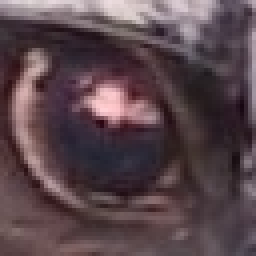
#> input picture images/raccoon_eye.jpg, 64 x 64 px (shown 4 times larger)
$ python frame_dblobs.py   (Python 2 division)
#> lines starting #> are read from the running program, lines starting #| are printed output that depends on the picture
import cv2
import argparse
import numpy
from scipy import misc
from time import time
from collections import deque

'''
    frame() is my core algorithm of levels 1 + 2, modified for 2D: segmentation of image into blobs, then search within and between blobs.
    frame_blobs() is frame() limited to definition of initial blobs per each of 4 derivatives, vs. per 2 gradients in frame_draft.
    frame_dblobs() is updated version of frame_blobs with only one blob type: dblob, to ease debugging, currently in progress.

    Each performs several levels (Le) of encoding, incremental per scan line defined by vertical coordinate y, outlined below.
    value of y per Le line is shown relative to y of current input line, incremented by top-down scan of input image:

    1Le, line y:    x_comp(p_): lateral pixel comparison -> tuple of derivatives ders ) array ders_
    2Le, line y- 1: y_comp(ders_): vertical pixel comp -> 2D tuple ders2 ) array ders2_
    3Le, line y- 1+ rng*2: form_P(ders2) -> 1D pattern P
    4Le, line y- 2+ rng*2: scan_P_(P, hP) -> hP, roots: down-connections, fork_: up-connections between Ps
    5Le, line y- 3+ rng*2: form_segment(hP, seg) -> seg: merge vertically-connected _Ps in non-forking blob segments
    6Le, line y- 4+ rng*2+ seg depth: form_blob(seg, blob): merge connected segments in fork_' incomplete blobs, recursively

    for y = rng *2, the outputs are: y P ) y-1 hP ) y-2 seg ) y-4 blob ) y-5 frame

    Pixel comparison in 2D forms lateral and vertical derivatives: 2 matches and 2 differences per pixel.
    They are formed on the same level because average lateral match ~ average vertical match.
    Each vertical and horizontal derivative forms separate blobs, suppressing overlapping orthogonal representations.

    They can also be summed to estimate diagonal or hypot derivatives, for blob orientation to maximize primary derivatives.
    Orientation increases primary dimension of blob to maximize match, and decreases secondary dimension to maximize difference.
    Subsequent union of lateral and vertical patterns is by strength only, orthogonal sign is not commeasurable?

    Initial pixel comparison is not novel, I design from the scratch to make it organic part of hierarchical algorithm.
    It would be much faster with matrix computation, but this is minor compared to higher-level processing.
    I implement it sequentially for consistency with accumulation into blobs: irregular and very difficult to map to matrices.

    All 2D functions (y_comp, scan_P_, form_blob) input two lines: higher and lower, convert elements of lower line
    into elements of new higher line, and displace elements of old higher line into higher function.
    Higher-line elements include additional variables, derived while they were lower-line elements.

    prefix '_' denotes higher-line variable or pattern, vs. same-type lower-line variable or pattern,
    postfix '_' denotes array name, vs. same-name elements of that array:
'''

# ************ UTILITY FUNCTIONS ****************************************************************************************
# Includes:
# -rebuild_blobs()
# ***********************************************************************************************************************

def rebuild_blobs(frame):
    " Rebuilt data of blobs into an image "
    blob_image = numpy.array([[[0] * 4] * X] * Y)

    for index, blob in enumerate(frame[9]):  # Iterate through blobs
        for seg in blob[1]:  # Iterate through segments
            y = seg[7] - len(seg[5]) + 1
            for (P, dx) in seg[5]:
                x = P[1]
                for i in range(P[2]):
                    blob_image[y, x, : 3] = [255, 255, 255] if P[0] else [0, 0, 0]
                    x += 1

                y += 1

    return blob_image
    # ---------- rebuild_blobs() end ------------------------------------------------------------------------------------


# ************ UTILITY FUNCTIONS END ************************************************************************************

# ************ MAIN FUNCTIONS *******************************************************************************************
# Includes:
# -lateral_comp()
# -vertical_comp()
# -form_P()
# -scan_P_()
# -form_segment()
# -form_blob()
# -image_to_blobs
# ***********************************************************************************************************************

def lateral_comp(pixel_):
    " Comparison over x coordinate, within rng of consecutive pixels on each line "

    ders1_ = []  # tuples of complete 1D derivatives: summation range = rng
    rng_ders1_ = deque(maxlen=rng)  # incomplete ders1s, within rng from input pixel: summation range < rng
    rng_ders1_.append((0, 0, 0))
    max_index = rng - 1  # max index of rng_ders1_

    for x, p in enumerate(pixel_):  # pixel p is compared to rng of prior pixels within horizontal line, summing d and m per prior pixel
        back_fd, back_fm = 0, 0  # fuzzy derivatives from rng of backward comps per pri_p
        for index, (pri_p, fd, fm) in enumerate(rng_ders1_):
            d = p - pri_p
            m = ave - abs(d)
            fd += d  # bilateral fuzzy d: running sum of differences between pixel and all prior and subsequent pixels within rng
            fm += m  # bilateral fuzzy m: running sum of matches between pixel and all prior and subsequent pixels within rng
            back_fd += d
            back_fm += m  # running sum of d and m between pixel and all prior pixels within rng

            if index < max_index:
                rng_ders1_[index] = (pri_p, fd, fm)
            elif x > rng * 2 - 1:  # after pri_p comp over full bilateral rng
                ders1_.append((pri_p, fd, fm))  # completed bilateral tuple is transferred from rng_ders_ to ders_

        rng_ders1_.appendleft((p, back_fd, back_fm))  # new tuple with initialized d and m, maxlen displaces completed tuple
    # last incomplete rng_ders1_ in line are discarded, vs. ders1_ += reversed(rng_ders1_)
    ders1_.append( ( 0, 0, 0 ) ) # For last P forming
    return ders1_
    # ---------- lateral_comp() end -------------------------------------------------------------------------------------


def vertical_comp(ders1_, ders2__, _dP_, dframe):
    " Comparison to bilateral rng of vertically consecutive pixels, forming ders2: pixel + lateral and vertical derivatives"

    dP = 0, rng, 0, 0, 0, 0, 0, 0, []  # lateral difference pattern = pri_s, x0, L, I, D, Dy, V, Vy, ders2_
    dP_ = deque()  # line y - 1 + rng*2
    dbuff_ = deque()  # line y - 2 + rng*2: _Ps buffered by previous run of scan_P_
    new_ders2__ = deque()  # 2D array: line of ders2_s buffered for next-line comp
    max_index = rng - 1  # max ders2_ index
    min_coord = rng * 2 - 1  # min x and y for form_P input: ders2 from comp over rng*2 (bidirectional: before and after pixel p)
    x = rng  # lateral coordinate of pixel in input ders1

    for (p, d, m), ders2_ in zip(ders1_, ders2__):  # pixel comp to rng _pixels in ders2_, summing dy and my
        index = 0
        back_dy, back_my = 0, 0
        for (_p, _d, fdy, _m, fmy) in ders2_:  # vertical derivatives are incomplete; prefix '_' denotes higher-line variable

            dy = p - _p
            my = ave - abs(dy)
            fdy += dy  # running sum of differences between pixel _p and all higher and lower pixels within rng
            fmy += my  # running sum of matches between pixel _p and all higher and lower pixels within rng
            back_dy += dy
            back_my += my  # running sum of d and m between pixel _p and all higher pixels within rng

            if index < max_index:
                ders2_[index] = (_p, _d, fdy, _m, fmy)
            elif y > min_coord + ini_y:
                ders = _p, _d, fdy, _m, fmy
                dP, dP_, dbuff_, _dP_, dframe = form_P(ders, x, dP, dP_, dbuff_, _dP_, dframe)
            index += 1

        ders2_.appendleft((p, d, back_dy, m, back_my))  # new ders2 displaces completed one in vertical ders2_ via maxlen
        new_ders2__.append(ders2_)  # 2D array of vertically-incomplete 2D tuples, converted to ders2__, for next-line vertical comp
        x += 1

    return new_ders2__, dP_, dframe
    # ---------- vertical_comp() end ------------------------------------------------------------------------------------


def form_P(ders, x, P, P_, buff_, hP_, frame):
    " Initializes, accumulates, and terminates 1D pattern"

    p, d, dy, m, my = ders  # 2D tuple of derivatives per pixel, "y" denotes vertical vs. lateral derivatives
    s = 1 if d > 0 else 0  # core = 0 is negative: no selection?
    pri_s, x0, L, I, D, Dy, M, My, ders_ = P

    if not (s == pri_s or x == rng) or x == X - rng:  # P is terminated
        if y == rng * 2 + ini_y:  # 1st line: form_P converts P to initialized hP, forming initial P_ -> hP_
            P_.append([P, 0, [], x - 1])  # P, roots, _fork_, x
        else:
            P_, buff_, hP_, frame = scan_P_(x - 1, P, P_, buff_, hP_, frame)  # scans higher-line Ps for contiguity
            # x-1 for prior p
        x0, L, I, D, Dy, M, My, ders_ = x, 0, 0, 0, 0, 0, 0, []  # new P initialization

    L += 1  # length of a pattern, continued or initialized input and derivatives are accumulated:
    I += p  # summed input
    D += d  # lateral D
    Dy += dy  # vertical D
    M += m  # lateral M
    My += my  # vertical M
    ders_.append(ders)  # ders2s are buffered for oriented rescan and incremental range | derivation comp

    P = s, x0, L, I, D, Dy, M, My, ders_
    return P, P_, buff_, hP_, frame  # accumulated within line, P_ is a buffer for conversion to _P_
    # ---------- form_P() end -------------------------------------------------------------------------------------------


def scan_P_(x, P, P_, _buff_, hP_, frame):
    " P scans shared-x-coordinate hPs in higher P_, combines overlapping Ps into blobs "

    buff_ = deque()  # new buffer for displaced hPs (higher-line P tuples), for scan_P_(next P)
    fork_ = []  # refs to hPs connected to input P
    ini_x = 0  # to start while loop, next ini_x = _x + 1

    while ini_x <= x:  # while x values overlap between P and _P
        if _buff_:
            hP = _buff_.popleft()  # hP buffered in prior scan_P_
        elif hP_:
            hP, frame = form_segment(hP_.popleft(), frame)
        else:
            break  # higher line ends, all hPs are converted to segments

        roots = hP[1]
        if P[0] == hP[6][0]:  # if s == _s: core sign match, + selective inclusion if contiguity eval?
            roots += 1; hP[1] = roots
            fork_.append(hP)  # P-connected hPs will be converted to segments at each _fork

        _x = hP[5][-1][0][1] + hP[5][-1][0][2] - 1  # last_x = first_x + L - 1

        if _x > x:  # x overlap between hP and next P: hP is buffered for next scan_P_, else hP included in a blob segment
            buff_.append(hP)
        elif roots != 1:
            frame = form_blob(hP, frame)  # segment is terminated and packed into its blob

        ini_x = _x + 1  # = first x of next _P

    buff_ += _buff_  # _buff_ is likely empty
    P_.append([P, 0, fork_, x])  # P with no overlap to next _P is extended to hP and buffered for next-line scan_P_

    return P_, buff_, hP_, frame  # hP_ and buff_ contain only remaining _Ps, with _x => next x
    # ---------- scan_P_() end ------------------------------------------------------------------------------------------


def form_segment(hP, frame):
    " Convert hP into new segment or add it to higher-line segment, merge blobs "
    _P, roots = hP[:2]
    ave_x = (_P[2] - 1) // 2  # extra-x L = L-1 (1x in L)

    if y == rng * 2 + 1 + ini_y:  # scan_P_ of the 1st line converts each hP into blob segment:
        hP[0] = list(_P[2:8])
        hP += 0, [(_P, 0)], [_P[0], 0, 0, 0, 0, 0, 0, _P[1], hP[3], y - rng - 1, [hP], 1, 0]  # initialize blob, min_y = current y
        hP[3] = ave_x
    else:
        if len(hP[2]) == 1 and hP[2][0][1] == 1:  # hP has one fork: hP[2][0], and that fork has one root: hP
            # hP is merged into higher-line blob segment (Pars, roots, _fork_, ave_x, Dx, Py_, blob) at hP[2][0]:
            s, x0, L, I, D, Dy, M, My, ders_ = _P
            Ls, Is, Ds, Dys, Ms, Mys = hP[2][0][0]
            hP[2][0][0] = [Ls + L, Is + I, Ds + D, Dys + Dy, Ms + M, Mys + My]  # seg parameters
            hP[2][0][1] = roots
            dx = ave_x - hP[2][0][3]
            hP[2][0][3] = ave_x
            hP[2][0][4] += dx  # xD for seg normalization and orientation, or += |dx| for curved yL?
            hP[2][0][5].append((_P, dx))  # Py_: vertical buffer of Ps merged into seg
            blob = hP[2][0][6]
            blob[7] = min(_P[1], blob[7])  # min_x
            blob[8] = max(hP[3], blob[8])  # max_x
            hP = hP[2][0]  # replace segment with including fork's segment

        elif not hP[2]:  # seg is initialized with initialized blob
            hP[0] = list(_P[2:8])  # seg parameters
            hP += 0, [(_P, 0)], [_P[0], 0, 0, 0, 0, 0, 0, _P[1], hP[3], y - rng - 1, [hP], 1, 0]
            # last var is blob: s, L, I, D, Dy, M, My, min_x, max_x, min_y, root_, remaining_roots, xD
            hP[3] = ave_x

        else:  # if >1 forks, or 1 fork that has >1 roots:
            hP[0] = list(_P[2:8])
            hP += 0, [(_P, 0)], hP[2][0][6]  # seg is initialized with fork's blob
            blob = hP[6]
            blob[10].append(hP)  # segment is buffered into root_
            blob[7] = min(_P[1], blob[7])  # min_x
            blob[8] = max(hP[3], blob[8])  # max_x
            hP[3] = ave_x

            if len(hP[2]) > 1:  # merge blobs of all forks
                if hP[2][0][1] == 1:
                    frame = form_blob(hP[2][0], frame, 1)  # merge seg of 1st fork into its blob

                for fork in hP[2][1:len(hP[2])]:  # merge blobs of other forks into blob of 1st fork
                    if fork[1] == 1:
                        frame = form_blob(fork, frame, 1)

                    if not fork[6] is blob:
                        blob[1] += fork[6][1]
                        blob[2] += fork[6][2]
                        blob[3] += fork[6][3]
                        blob[4] += fork[6][4]
                        blob[5] += fork[6][5]
                        blob[6] += fork[6][6]
                        blob[7] = min(fork[6][7], blob[7])
                        blob[8] = max(fork[6][8], blob[8])
                        blob[9] = min(fork[6][9], blob[9])
                        blob[11] += fork[6][11]
                        blob[12] += fork[6][12]
                        for seg in fork[6][10]:
                            if not seg is fork:
                                seg[6] = blob  # blobs in other forks are references to blob in the first fork
                                blob[10].append(seg)  # buffer of merged root segments
                        fork[6] = blob
                        blob[10].append(fork)
                    blob[11] -= 1
    return hP, frame
    # ---------- form_segment() end -----------------------------------------------------------------------------------------


def form_blob(term_seg, frame, y_carry=0):
    " Terminated segment is merged into continued or initialized blob (all connected segments) "

    [L, I, D, Dy, M, My], roots, fork_, x, xD, Py_, blob = term_seg  # unique blob in fork_[0][6] is ref'd by other forks
    blob[1] += L
    blob[2] += I
    blob[3] += D
    blob[4] += Dy
    blob[5] += M
    blob[6] += My
    blob[11] += roots - 1  # reference to term_seg is already in blob[9]
    blob[12] += xD  # ave_x angle, to evaluate blob for re-orientation
    term_seg.append(y - rng - 1 - y_carry)  # y_carry: elevation of term_seg over current hP

    if not blob[11]:  # if remaining_roots == 0: blob is terminated and packed in frame
        s, L, I, D, Dy, M, My, min_x, max_x, min_y, root_, remaining_roots, xD = blob
        frame[0] += L  # frame P are to compute averages, redundant for same-scope alt_frames
        frame[1] += I
        frame[2] += D
        frame[3] += Dy
        frame[4] += M
        frame[5] += My
        frame[6] += xD  # ave_x angle, to evaluate frame for re-orientation
        frame[7] += max_x - min_x + 1  # blob width
        frame[8] += term_seg[7] - min_y + 1  # blob height
        frame[9].append(((s, L, I, D, Dy, M, My, min_x, max_x, min_y, term_seg[7]), root_, xD))

    return frame  # no term_seg return: no root segs refer to it
    # ---------- form_blob() end ----------------------------------------------------------------------------------------


def image_to_blobs(image):
    " Main body of the operation, postfix '_' denotes array vs. element, prefix '_' denotes higher-line vs. lower-line variable "

    _P_ = deque()  # higher-line same- d-, m-, dy-, my- sign 1D patterns
    frame = [0, 0, 0, 0, 0, 0, 0, 0, 0, []]  # L, I, D, Dy, M, My, xD, b_width, b_height, blob_
    global y
    y = ini_y  # initial line
    ders2__ = []  # horizontal line of vertical buffers: 2D array of 2D tuples, deque for speed?
    pixel_ = image[ini_y, :]  # first line of pixels at y == 0
    ders1_ = lateral_comp(pixel_)  # after partial comp, while x < rng?

    for (p, d, m) in ders1_:
        ders2 = p, d, 0, m, 0  # dy, my initialized at 0
        ders2_ = deque(maxlen=rng)  # vertical buffer of incomplete derivatives tuples, for fuzzy ycomp
        ders2_.append(ders2)  # only one tuple in first-line ders2_
        ders2__.append(ders2_)

    for y in range(ini_y + 1, Y):  # or Y-1: default term_blob in scan_P_ at y = Y?

        pixel_ = image[y, :]  # vertical coordinate y is index of new line p_
        ders1_ = lateral_comp(pixel_)  # lateral pixel comparison
        ders2__, _P_, frame = vertical_comp(ders1_, ders2__, _P_, frame)  # vertical pixel comparison

    # frame ends, last vertical rng of incomplete ders2__ is discarded,
    # merge segs of last line into their blobs:
    y = Y
    hP_ = _P_
    while hP_:
        hP, frame = form_segment(hP_.popleft(), frame)
        frame = form_blob(hP, frame)
    return frame  # frame of 2D patterns, to be outputted to level 2
    # ---------- image_to_blobs() end -----------------------------------------------------------------------------------


# ************ MAIN FUNCTIONS END ***************************************************************************************


# ************ PROGRAM BODY *********************************************************************************************

# Pattern filters ----------------------------------------------------------------
# eventually updated by higher-level feedback, initialized here as constants:

rng = 2  # number of pixels compared to each pixel in four directions
ave = 31  # |d| value that coincides with average match: mP filter
ave_rate = 0.25  # not used; match rate: ave_match_between_ds / ave_match_between_ps, init at 1/4: I / M (~2) * I / D (~2)
ini_y = 0  # not used

# Load inputs --------------------------------------------------------------------
# image = misc.face(gray=True)  # read image as 2d-array of pixels (gray scale):
# image = image.astype(int)
# or:
argument_parser = argparse.ArgumentParser()
argument_parser.add_argument('-i', '--image', help='path to image file', default='./images/raccoon_eye.jpg')
arguments = vars(argument_parser.parse_args())
image = cv2.imread(arguments['image'], 0).astype(int)
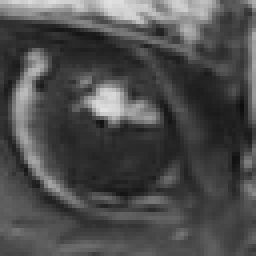
#> image: shape (64, 64) int64 (shown 4 times larger); min 12, max 225, mean 76.6

Y, X = image.shape  # image height and width
#> Y = 64; X = 64

# Main ---------------------------------------------------------------------------
start_time = time()
frame_of_blobs = image_to_blobs(image)
#> in image_to_blobs, `pixel_ = image[ini_y, :]`: pixel_ = 64 values, max 225 at index 27, min 79 at index 55, mean 181.9
#> the loop in lateral_comp, `for x, p in enumerate(pixel_):` made 64 passes
#> p on passes 1 to 12: 184, 188, 199, 210, 211, 205, 208, 217, 210, 204, 202, 209
#> after the loop in lateral_comp, `for x, p in enumerate(pixel_):`: ders1_ = 60 items, first 6: (199, 49, 75), (210, 29, 85), (211, 4, 102), (205, 4, 98), (208, 11, 107), (217, 1, 83); fd = 120; fm = 4
#> in image_to_blobs, `ders1_ = lateral_comp(pixel_)`: ders1_ = 61 items, first 6: (199, 49, 75), (210, 29, 85), (211, 4, 102), (205, 4, 98), (208, 11, 107), (217, 1, 83)
#> the loop in image_to_blobs, `for (p, d, m) in ders1_:` made 61 passes
#> (p, d, m, ders2) on passes 1 to 12: (199, 49, 75, (199, 49, 0, 75, 0)), (210, 29, 85, (210, 29, 0, 85, 0)), (211, 4, 102, (211, 4, 0, 102, 0)), (205, 4, 98, (205, 4, 0, 98, 0)), (208, 11, 107, (208, 11, 0, 107, 0)), (217, 1, 83, (217, 1, 0, 83, 0)), (210, -19, 101, (210, -19, 0, 101, 0)), (204, -16, 98, (204, -16, 0, 98, 0)), (202, 13, 91, (202, 13, 0, 91, 0)), (209, 32, 92, (209, 32, 0, 92, 0)), (218, 23, 93, (218, 23, 0, 93, 0)), (220, -4, 94, (220, -4, 0, 94, 0))
#> after the loop in image_to_blobs, `for (p, d, m) in ders1_:`: ders2__ = 61 items
#> the loop in image_to_blobs, `while hP_:` made 14 passes
end_time = time() - start_time
print(end_time)

# Rebuild blob -------------------------------------------------------------------
cv2.imwrite('./images/blobs.jpg', rebuild_blobs(frame_of_blobs))
#> the loop in rebuild_blobs, `for index, blob in enumerate(frame[9]):` made 55 passes
#> after the loop in rebuild_blobs, `for index, blob in enumerate(frame[9]):`:
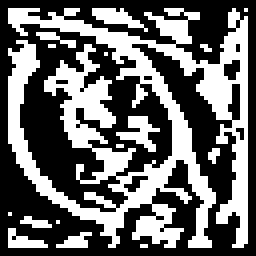
#> blob_image: shape (64, 64, 4) int64 (shown 4 times larger); mean of channels 0, 1, 2, 3 104.8, 104.8, 104.8, 0; drawn as B, G, R

# Check for redundant segments  --------------------------------------------------
print 'Searching for redundant segments...\n'
for blob in frame_of_blobs[9]:
    for i, seg in enumerate(blob):
        for j, seg2 in enumerate(blob):
            if i != j and seg is seg2: print 'Redundant segment detected!\n'
#> this loop made 55 passes

# ************ PROGRAM BODY END ******************************************************************************************
